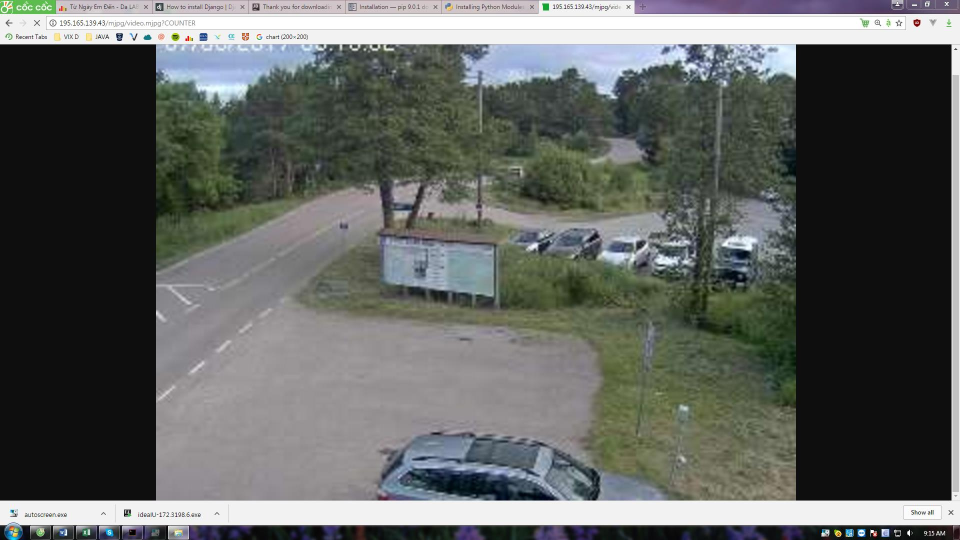
#> input picture images/2017-07-06_09-15-41-308.jpeg, 1920 x 1080 px (shown at 1/2 size)
$ python patent_figs.py
#> lines starting #> are read from the running program, lines starting #| are printed output that depends on the picture; after the words box and inside, x2 and y2 are one past the last pixel; in counts of white or black regions, pixels touching at a corner belong together
__author__ = 'jeremy'

import matplotlib as plt
import numpy as np
import cv2
import string
import logging
import time
from pylab import *
from mpl_toolkits.mplot3d import Axes3D
from Tkinter import Tk
from tkFileDialog import askopenfilename
#from matplotlib import style

def get_file():

    Tk().withdraw() # we don't want a full GUI, so keep the root window from appearing
    filename = askopenfilename() # show an "Open" dialog box and return the path to the selected file
#> the answer given: ../images/2017-07-06_09-15-41-308.jpeg
    print(filename)
    img_array=cv2.imread(filename)
#> img_array is the input picture: shape (1080, 1920, 3); mean B, G, R 95.5, 98.4, 95.5
   # cv2.imshow('image',img_array)
   # cv2.waitKey(100)
    return(img_array)


img_array=get_file()
print(str(img_array[10,1:]))
#> (printed output is left out)
plt.figure('figure1')

imgplot = plt.imshow(img_array)
imgplot.set_cmap('spectral')
cv2.circle(img_array,(226,583),20,(30,20,10),thickness=5)
#> img_array: shape (1080, 1920, 3); 0.04% of pixels changed, all inside (x1, y1, x2, y2) = (203, 560, 250, 607)
cv2.circle(img_array,(340,270),30,(30,20,10),thickness=5)
cv2.circle(img_array,(440,240),40,(30,20,10),thickness=5)
cv2.circle(img_array,(450,540),50,(30,20,10),thickness=5)
cv2.circle(img_array,(330,960),60,(30,20,10),thickness=5)
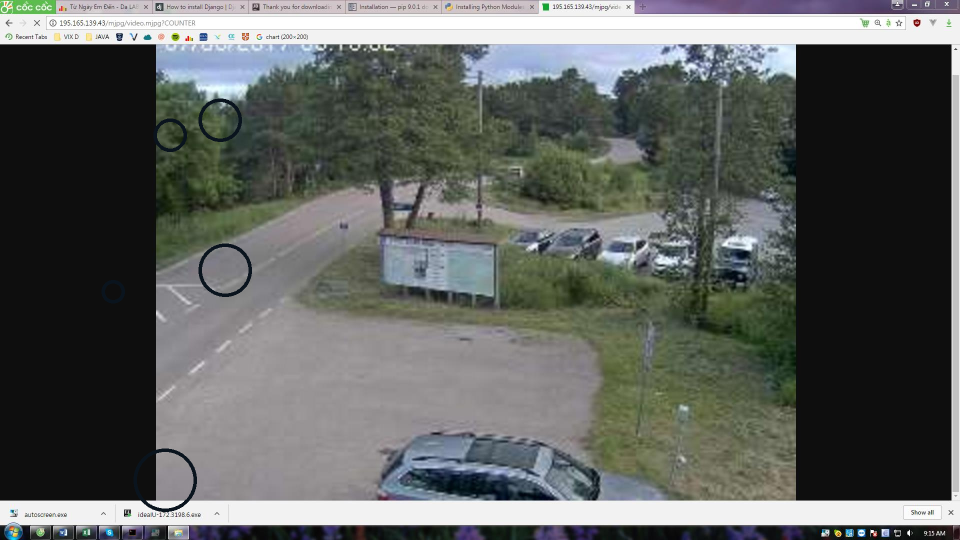
#> img_array: shape (1080, 1920, 3) (shown at 1/2 size); mean B, G, R 95.3, 98, 95.1

grid()

rows,cols,depth = img_array.shape
#> rows = 1080; cols = 1920; depth = 3
matrix = np.float32([[0.5,0.5,100],[0.5,0.7,200]])
matrix=cv2.getRotationMatrix2D((cols/2,rows/2),45,1)
plt.figure('gif2')
#matrix=np.matrix('1 0 0;0 1 0; 0 0 1')
img_array2=img_array.copy()
img_array2=cv2.warpAffine(img_array,matrix,(cols,rows))
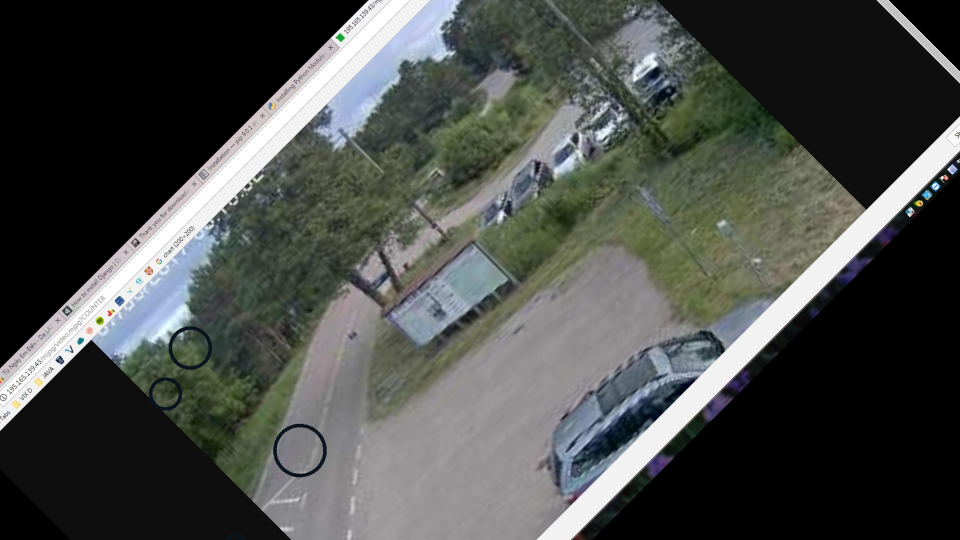
#> img_array2: shape (1080, 1920, 3) (shown at 1/2 size); mean B, G, R 73.1, 76.2, 73.5
print(str(img_array2[10,1:]))
#> (printed output is left out)
imgplot = plt.imshow(img_array2)
imgplot.set_cmap('spectral')

grid(True)


fig=plt.figure('figure3')
ax=fig.add_subplot(111,projection='3d')
ax.grid(True)
xsout=[318,177,221,450,660]
ysout=[634,340,242,450,820]
sizes=np.divide(ysout,2)
print(sizes)
ax.scatter([226,450,340,330,440],[583,540,270,960,240],xsout,s=sizes)
#style.use('dark_background)')
plt.show()
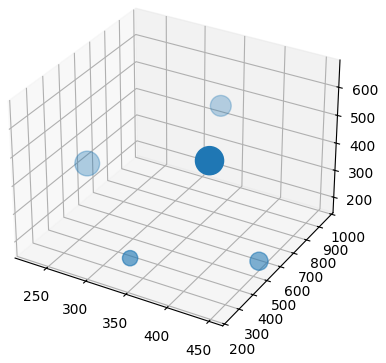
#> figure drawn by matplotlib, 1 panel

$ run again, on images/bike_parade.jpg
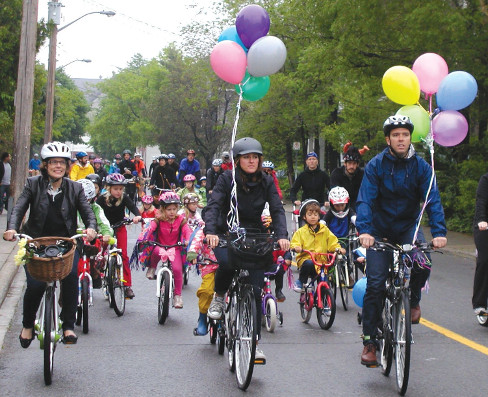
#> input picture images/bike_parade.jpg, 488 x 397 px
#> in get_file, img_array is the input picture: shape (397, 488, 3); mean B, G, R 111.8, 117.6, 119.5
#> (printed output is left out)
#> `cv2.circle(img_array,(440,240),40,(30,20,10),thickness=5)`:
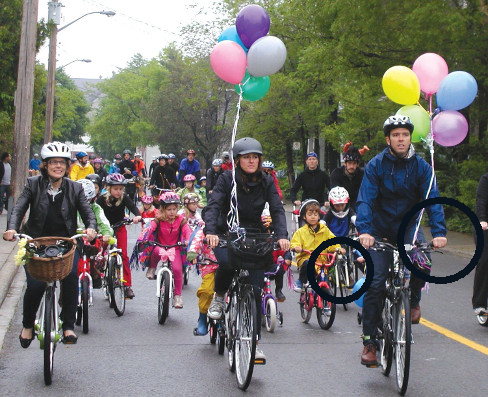
#> img_array: shape (397, 488, 3); mean B, G, R 110.9, 116.5, 118.3
#> `img_array2=cv2.warpAffine(img_array,matrix,(cols,rows))`:
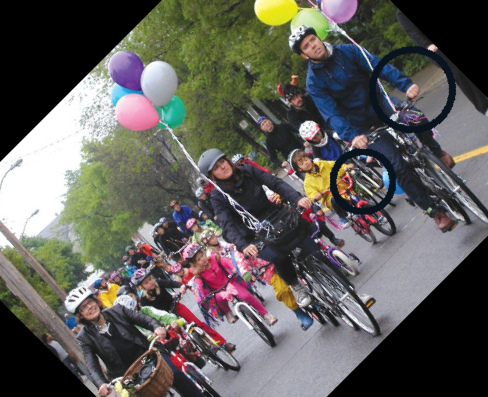
#> img_array2: shape (397, 488, 3); mean B, G, R 89.3, 93.6, 95.6
#> (printed output is left out)

$ run again, on images/cat.jpg
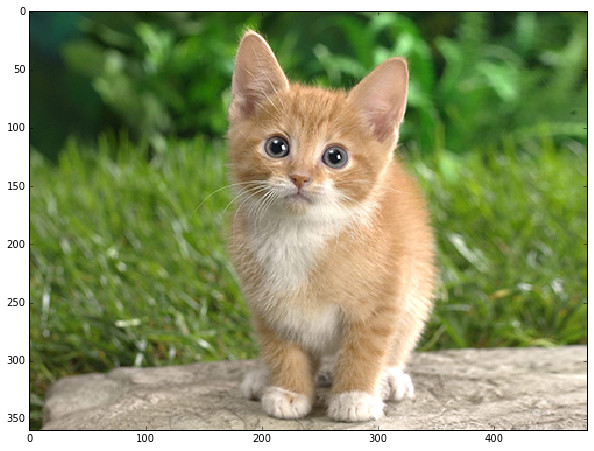
#> input picture images/cat.jpg, 594 x 451 px
#> in get_file, img_array is the input picture: shape (451, 594, 3); mean B, G, R 105.7, 149.5, 140.7
#> (printed output is left out)
#> `cv2.circle(img_array,(440,240),40,(30,20,10),thickness=5)`:
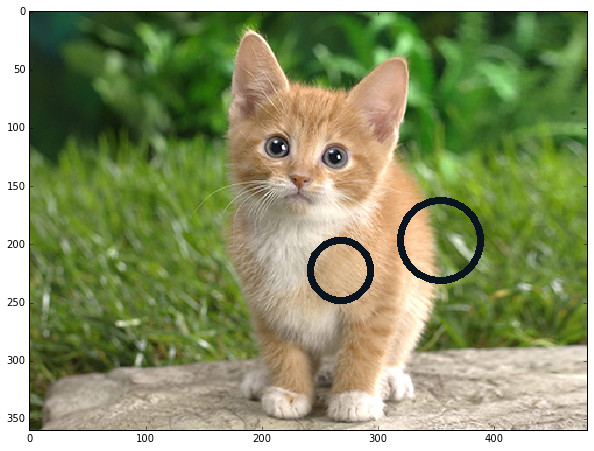
#> img_array: shape (451, 594, 3); mean B, G, R 104.7, 147.7, 138.7
#> `img_array2=cv2.warpAffine(img_array,matrix,(cols,rows))`:
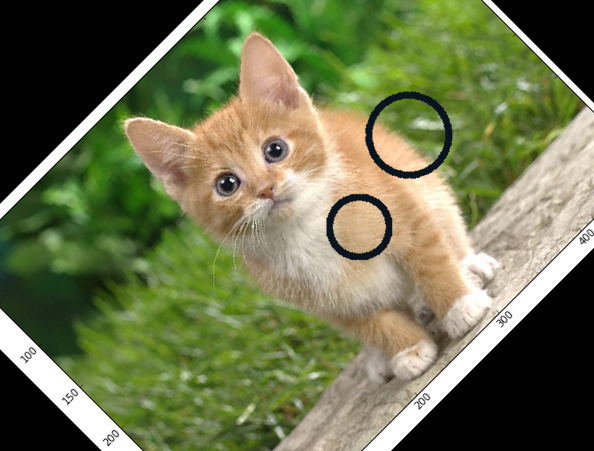
#> img_array2: shape (451, 594, 3); mean B, G, R 78.4, 115.6, 109.4
#> (printed output is left out)
